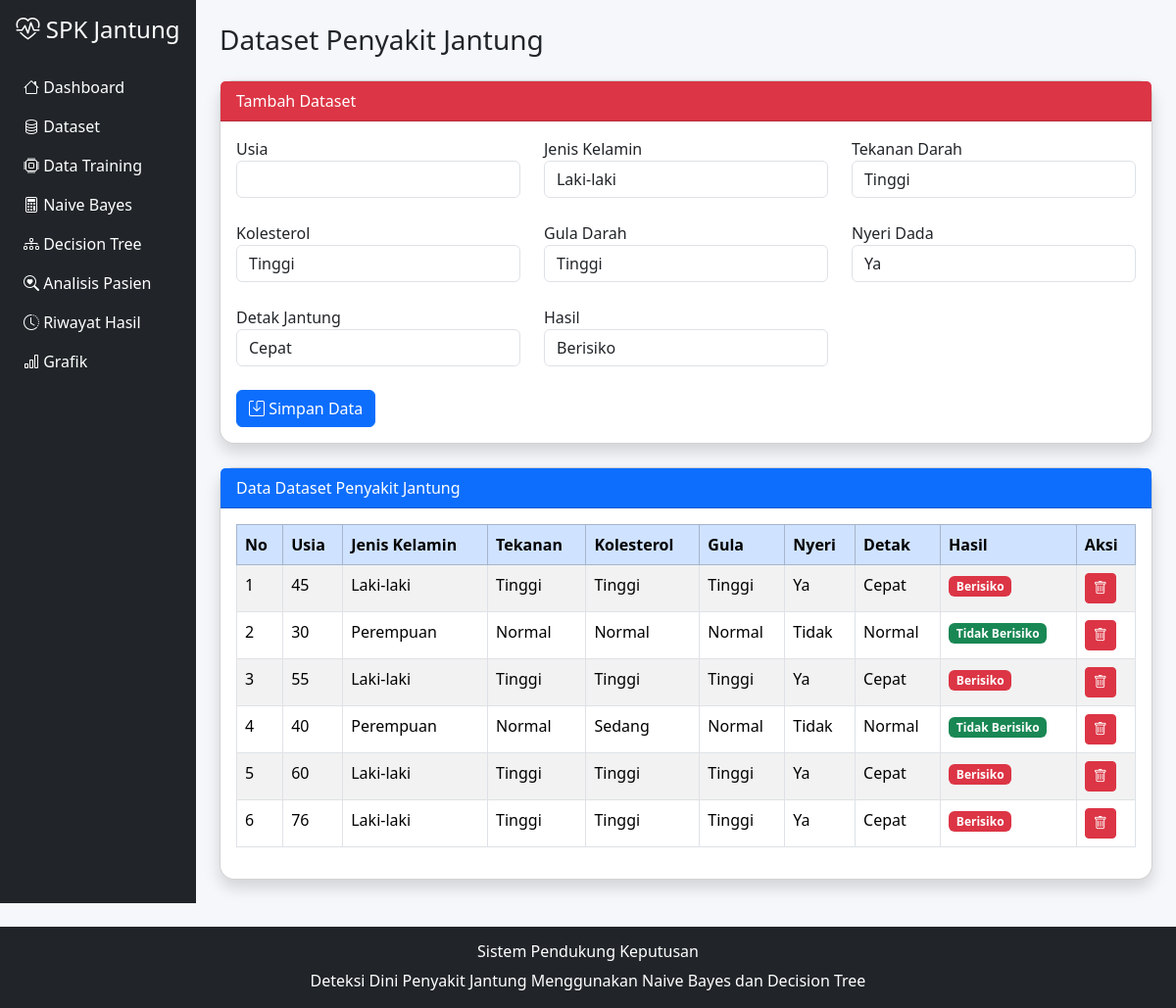
Page /dataset.php on the committed database.
### tables this page shows
CREATE TABLE `dataset_jantung` (
  `id` int(11) NOT NULL,
  `usia` int(11) DEFAULT NULL,
  `jenis_kelamin` varchar(20) DEFAULT NULL,
  `tekanan_darah` varchar(20) DEFAULT NULL,
  `kolesterol` varchar(20) DEFAULT NULL,
  `gula_darah` varchar(20) DEFAULT NULL,
  `nyeri_dada` varchar(20) DEFAULT NULL,
  `detak_jantung` varchar(20) DEFAULT NULL,
  `hasil` varchar(30) DEFAULT NULL
);

### dataset.php (the view, shortened to what this page needs)
<?php
include 'header.php';
include 'koneksi.php';
?>
<h3 class="mb-4">
Dataset Penyakit Jantung
</h3>
<div class="card shadow mb-4">
<div class="card-header bg-danger text-white">
Tambah Dataset
</div>
<div class="card-body">
<form method="post">
<div class="row">
<div class="col-md-4">
<label>Usia</label>
<input
type="number"
name="usia"
class="form-control"
required>
</div>
<div class="col-md-4">
<label>Jenis Kelamin</label>
<select
name="jenis_kelamin"
class="form-control">
<option>Laki-laki</option>
</select>
</div>
<div class="col-md-4">
<label>Tekanan Darah</label>
<select
name="tekanan_darah"
class="form-control">
<option>Tinggi</option>
</select>
</div>
</div>
<br>
<div class="row">
<div class="col-md-4">
<label>Kolesterol</label>
<select
name="kolesterol"
class="form-control">
<option>Tinggi</option>
</select>
</div>
<div class="col-md-4">
<label>Gula Darah</label>
<select
name="gula_darah"
class="form-control">
<option>Tinggi</option>
</select>
</div>
<div class="col-md-4">
<label>Nyeri Dada</label>
<select
name="nyeri_dada"
class="form-control">
<option>Ya</option>
</select>
</div>
</div>
<br>
<div class="row">
<div class="col-md-4">
<label>Detak Jantung</label>
<select
name="detak_jantung"
class="form-control">
<option>Cepat</option>
</select>
</div>
<div class="col-md-4">
<label>Hasil</label>
<select
name="hasil"
class="form-control">
<option>Berisiko</option>
</select>
</div>
</div>
<br>
<button
name="simpan"
class="btn btn-primary">
<i class="bi bi-save"></i>
Simpan Data
</button>
</form>
</div>
</div>
<div class="card shadow">
<div class="card-header bg-primary text-white">
Data Dataset Penyakit Jantung
</div>
<div class="card-body">
<table class="table table-bordered table-striped">
<thead class="table-primary">
<tr>
<th>No</th>
<th>Usia</th>
<th>Jenis Kelamin</th>
<th>Tekanan</th>
<th>Kolesterol</th>
<th>Gula</th>
<th>Nyeri</th>
<th>Detak</th>
<th>Hasil</th>
<th>Aksi</th>
</tr>
</thead>
<tbody>
<?php
$no=1;
$data=mysqli_query(
$koneksi,
"SELECT * FROM dataset_jantung"
);
while($d=mysqli_fetch_array($data)){
?>
<tr>
<td>
<?= $no++ ?>
</td>
<td>
<?= $d['usia'] ?>
</td>
<td>
<?= $d['jenis_kelamin'] ?>
</td>
<td>
<?= $d['tekanan_darah'] ?>
</td>
<td>
<?= $d['kolesterol'] ?>
</td>
<td>
<?= $d['gula_darah'] ?>
</td>
<td>
<?= $d['nyeri_dada'] ?>
</td>
<td>
<?= $d['detak_jantung'] ?>
</td>
<td>
<?php
if($d['hasil']=="Berisiko"){
echo "<span class='badge bg-danger'>Berisiko</span>";
}else{
echo "<span class='badge bg-success'>Tidak Berisiko</span>";
}
?>
</td>
<td>
<a href="dataset.php?hapus=<?= $d['id'] ?>"
class="btn btn-danger btn-sm"
onclick="return confirm('Hapus data?')">
<i class="bi bi-trash"></i>
</a>
</td>
</tr>
<?php } ?>
</tbody>
</table>
</div>
</div>
<?php include 'footer.php'; ?>

### header.php (shortened to what this page needs)
<!DOCTYPE html>
<html lang="en">
<head>
<link href="https://cdn.jsdelivr.net/npm/bootstrap@5.3.3/dist/css/bootstrap.min.css" rel="stylesheet">
<link href="https://cdn.jsdelivr.net/npm/bootstrap-icons@1.11.3/font/bootstrap-icons.css" rel="stylesheet">
</head>
<body>
<div class="container-fluid">
<div class="row">
<div class="col-md-3 col-lg-2 bg-dark sidebar p-3">
<h4 class="text-white text-center mb-4">
<i class="bi bi-heart-pulse"></i>
SPK Jantung
</h4>
<a href="dashboard.php" class="nav-link p-2">
<i class="bi bi-house"></i>
Dashboard
</a>
<a href="dataset.php" class="nav-link p-2">
<i class="bi bi-database"></i>
Dataset
</a>
<a href="training.php" class="nav-link p-2">
<i class="bi bi-cpu"></i>
Data Training
</a>
<a href="naive_bayes.php" class="nav-link p-2">
<i class="bi bi-calculator"></i>
Naive Bayes
</a>
<a href="decision_tree.php" class="nav-link p-2">
<i class="bi bi-diagram-3"></i>
Decision Tree
</a>
<a href="analisis.php" class="nav-link p-2">
<i class="bi bi-search-heart"></i>
Analisis Pasien
</a>
<a href="hasil.php" class="nav-link p-2">
<i class="bi bi-clock-history"></i>
Riwayat Hasil
</a>
<a href="grafik.php" class="nav-link p-2">
<i class="bi bi-bar-chart"></i>
Grafik
</a>
</div>
<div class="col-md-9 col-lg-10 p-4">

### footer.php (shortened to what this page needs)
</div>
</div>
</div>
<footer class="bg-dark text-white text-center p-3 mt-4">
<h6>
Sistem Pendukung Keputusan
</h6>
<p class="mb-0">
Deteksi Dini Penyakit Jantung Menggunakan
Naive Bayes dan Decision Tree
</p>
</footer>
</body>
</html>

### header.php (style rules this page uses)
body { background:#f5f7fb; }
.sidebar { min-height:100vh; }
.card { border-radius:15px; }
.nav-link { color:white; }

### rows in the picture
dataset_jantung: usia "45", jenis_kelamin "Laki-laki", tekanan_darah "Tinggi", kolesterol "Tinggi", gula_darah "Tinggi", nyeri_dada "Ya", detak_jantung "Cepat", hasil "Berisiko"
dataset_jantung: usia "30", jenis_kelamin "Perempuan", tekanan_darah "Normal", kolesterol "Normal", gula_darah "Normal", nyeri_dada "Tidak", detak_jantung "Normal", hasil "Tidak Berisiko"
dataset_jantung: usia "55", jenis_kelamin "Laki-laki", tekanan_darah "Tinggi", kolesterol "Tinggi", gula_darah "Tinggi", nyeri_dada "Ya", detak_jantung "Cepat", hasil "Berisiko"
dataset_jantung: usia "40", jenis_kelamin "Perempuan", tekanan_darah "Normal", kolesterol "Sedang", gula_darah "Normal", nyeri_dada "Tidak", detak_jantung "Normal", hasil "Tidak Berisiko"
dataset_jantung: usia "60", jenis_kelamin "Laki-laki", tekanan_darah "Tinggi", kolesterol "Tinggi", gula_darah "Tinggi", nyeri_dada "Ya", detak_jantung "Cepat", hasil "Berisiko"
dataset_jantung: usia "76", jenis_kelamin "Laki-laki", tekanan_darah "Tinggi", kolesterol "Tinggi", gula_darah "Tinggi", nyeri_dada "Ya", detak_jantung "Cepat", hasil "Berisiko"
